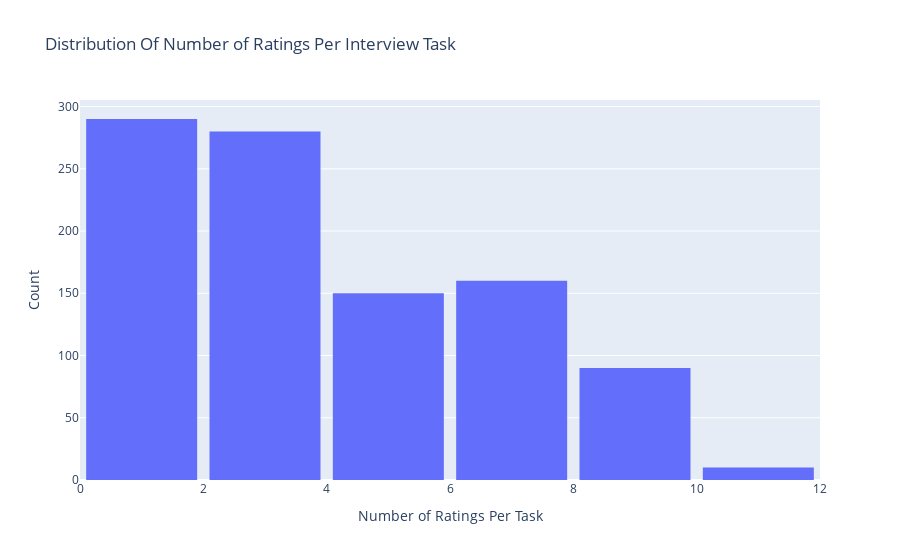
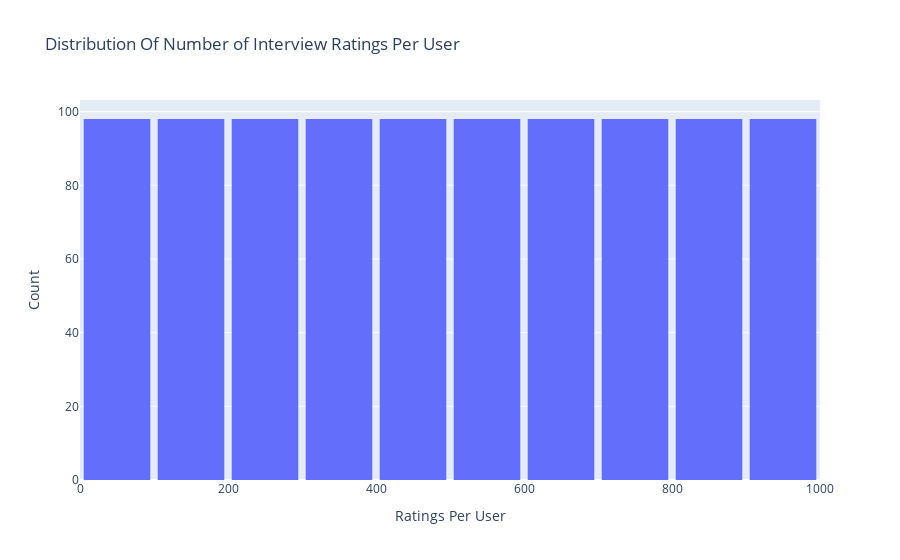

The cell these charts' notebook holds for them, in order:
### Code cell
combined_task_data.groupby('TaskId')['rating'].count().sort_values(ascending=True).head()

filter_interview = combined_task_data['TaskId']==0
combined_task_data[filter_interview]['TaskName'].unique()

#add
# Create trace
trace = go.Histogram(x = combined_task_data.TaskId,
                     name = 'Ratings',
                     xbins = dict(start = 0,
                                  end = 1000,
                                  size = 2))
# Create layout
layout = go.Layout(title = 'Distribution Of Number of Ratings Per Interview Task',
                   xaxis = dict(title = 'Number of Ratings Per Task'),
                   yaxis = dict(title = 'Count'),
                   bargap = 0.1)

# Create plot
fig = go.Figure(data=[trace], layout=layout)
iplot(fig)
#add

#add
# Create trace
trace = go.Histogram(x = combined_task_data.id,
                     name = 'Ratings',
                     xbins = dict(start = 0,
                                  end = 1000,
                                  size = 100))
# Create layout
layout = go.Layout(title = 'Distribution Of Number of Interview Ratings Per User',
                   xaxis = dict(title = 'Ratings Per User'),
                   yaxis = dict(title = 'Count'),
                   bargap = 0.1)

# Create plot
fig = go.Figure(data=[trace], layout=layout)
iplot(fig)
#add

### Figure 1 — Plotly figure (JSON) as saved in the notebook; plotly's stock layout.template omitted (floating-point values rounded to 4 significant figures; data arrays with more than 128 entries replaced by an {"elided": "..."} marker saying what was removed)
{"data": [{"name": "Ratings", "type": "histogram", "x": {"elided": "980 int values"}, "xbins": {"end": 1000, "size": 2, "start": 0}}], "layout": {"bargap": 0.1, "title": {"text": "Distribution Of Number of Ratings Per Interview Task"}, "xaxis": {"title": {"text": "Number of Ratings Per Task"}}, "yaxis": {"title": {"text": "Count"}}}}

### Figure 2 — Plotly figure (JSON) as saved in the notebook; plotly's stock layout.template omitted (floating-point values rounded to 4 significant figures; data arrays with more than 128 entries replaced by an {"elided": "..."} marker saying what was removed)
{"data": [{"name": "Ratings", "type": "histogram", "x": {"elided": "980 int values"}, "xbins": {"end": 1000, "size": 100, "start": 0}}], "layout": {"bargap": 0.1, "title": {"text": "Distribution Of Number of Interview Ratings Per User"}, "xaxis": {"title": {"text": "Ratings Per User"}}, "yaxis": {"title": {"text": "Count"}}}}
